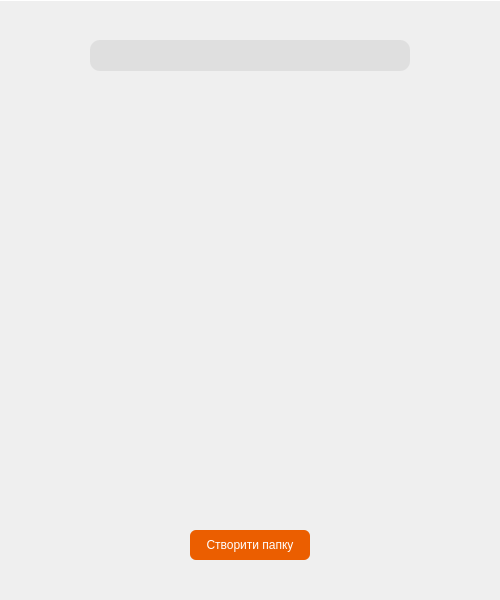
<?xml version="1.0" encoding="UTF-8"?>
<ui version="4.0">
 <class>creatFolderWindow</class>
 <widget class="QDialog" name="creatFolderWindow">
  <property name="geometry">
   <rect>
    <x>0</x>
    <y>0</y>
    <width>500</width>
    <height>600</height>
   </rect>
  </property>
  <property name="windowTitle">
   <string>Створити нову папку</string>
  </property>
  <widget class="Line" name="line">
   <property name="geometry">
    <rect>
     <x>0</x>
     <y>-10</y>
     <width>2051</width>
     <height>21</height>
    </rect>
   </property>
   <property name="orientation">
    <enum>Qt::Horizontal</enum>
   </property>
  </widget>
  <widget class="QLineEdit" name="lineEdit">
   <property name="geometry">
    <rect>
     <x>90</x>
     <y>40</y>
     <width>320</width>
     <height>31</height>
    </rect>
   </property>
   <property name="styleSheet">
    <string notr="true">border-radius: 10px;
background-color: rgb(223, 223, 223);
border: none;
font: 12pt &quot;Britannic Bold&quot;;
color:rgb(113, 114, 116);</string>
   </property>
   <property name="text">
    <string/>
   </property>
  </widget>
  <widget class="QPushButton" name="saveButton">
   <property name="geometry">
    <rect>
     <x>190</x>
     <y>530</y>
     <width>120</width>
     <height>30</height>
    </rect>
   </property>
   <property name="styleSheet">
    <string notr="true">QPushButton {
background-color: rgb(235, 94, 0);
border-radius: 6px;
color: white;
font: 11pt &quot;Britannic Bold&quot;;
}
QPushButton:hover {
background-color: rgb(200, 60, 0);
}</string>
   </property>
   <property name="text">
    <string>Створити папку</string>
   </property>
  </widget>
 </widget>
 <resources/>
 <connections/>
</ui>
